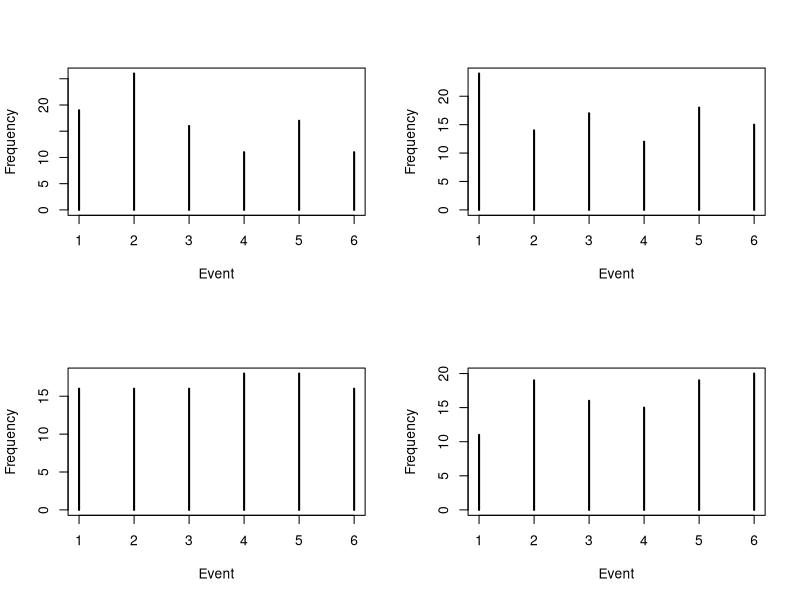
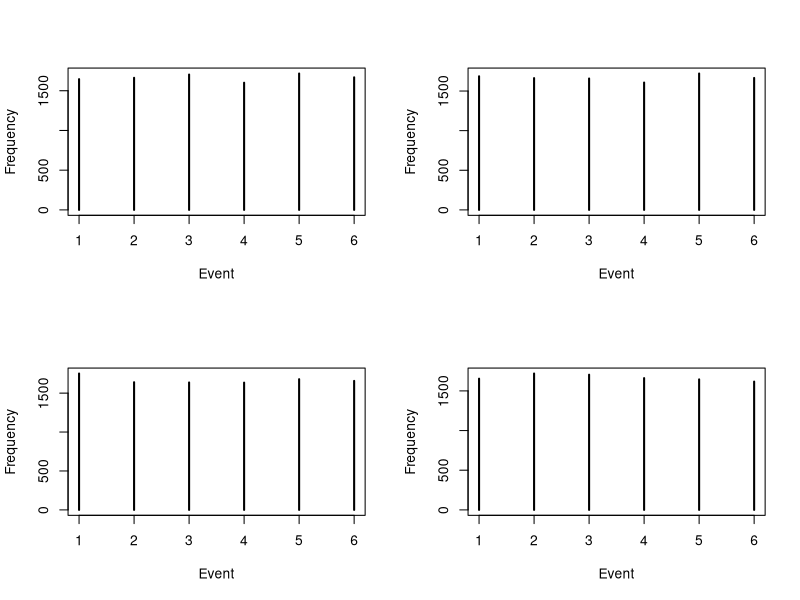

Generate these figures, in order, with R:
## ---- chunk 1
#| label: p1a-seeded
set.seed(5100)
one.dice <- function() {
  dice <- sample(1:6, size = 1, replace = TRUE)
  return(dice)
}
par(mfrow=c(2,2))
for (i in 1:4) {
  sims <- replicate(100, one.dice())
  table(sims)
  table(sims)/length(sims)
  plot(table(sims), xlab = 'Event', ylab = 'Frequency')
}
## ---- chunk 2
#| label: p1b-seeded
set.seed(5100)
one.dice <- function() {
  dice <- sample(1:6, size = 1, replace = TRUE)
  return(dice)
}
par(mfrow=c(2,2))
for (i in 1:4) {
  sims <- replicate(10000, one.dice())
  table(sims)
  table(sims)/length(sims)
  plot(table(sims), xlab = 'Event', ylab = 'Frequency')
}
